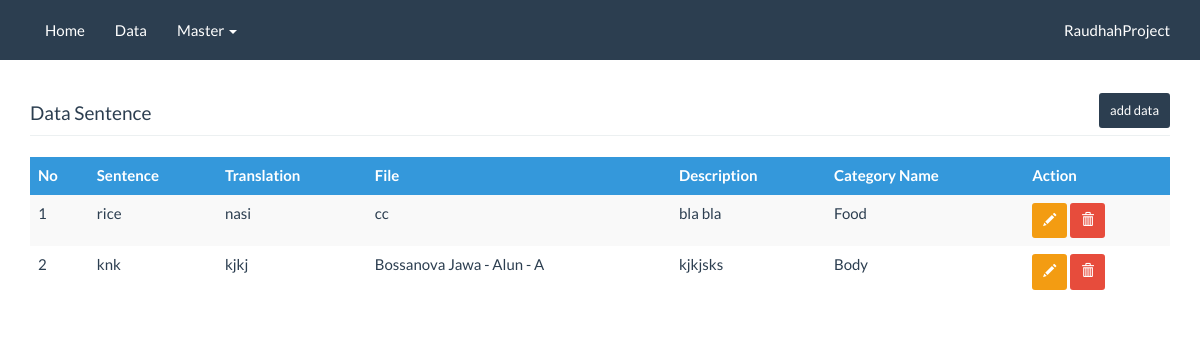
The app's page /sentence.php, older data.
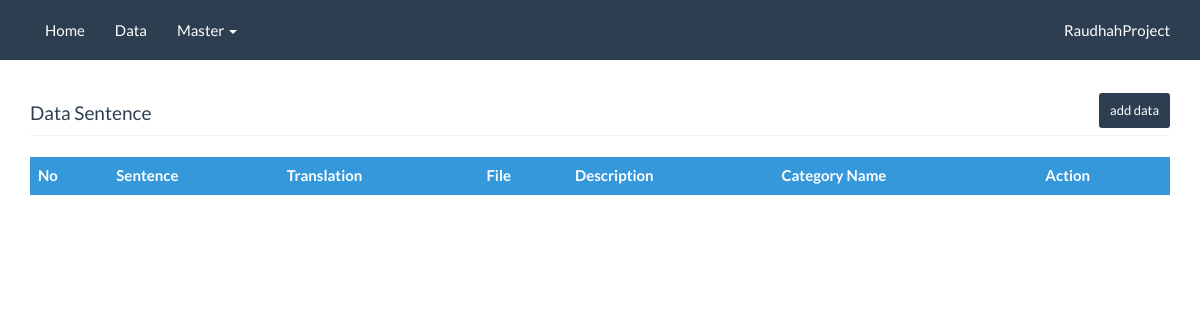
The same page, newer data.
### tables this page shows
CREATE TABLE `category` (
  `id` int(11) NOT NULL,
  `category_name` varchar(128) NOT NULL
);

CREATE TABLE `sentence` (
  `id` int(11) NOT NULL,
  `category` int(11) NOT NULL,
  `sentence` varchar(225) NOT NULL,
  `translation` varchar(225) NOT NULL,
  `file` varchar(225) NOT NULL,
  `description` tinytext NOT NULL
);

### pdo/class.db.php (called while the page is built, shortened)
<?php
class db extends PDO {
	private function cleanup($bind) {
		if(!is_array($bind)) {
			if(!empty($bind))
				$bind = array($bind);
			else
				$bind = array();
		}
		return $bind;
	}
	public function run($sql, $bind="") {
		$this->sql = trim($sql);
		$this->bind = $this->cleanup($bind);
		try {
			$pdostmt = $this->prepare($this->sql);
			if($pdostmt->execute($this->bind) !== false) {
				if(preg_match("/^(" . implode("|", array("select", "describe", "pragma")) . ") /i", $this->sql))
					return $pdostmt->fetchAll(PDO::FETCH_ASSOC);
				elseif(preg_match("/^(" . implode("|", array("delete", "insert", "update")) . ") /i", $this->sql))
					return $pdostmt->rowCount();
			}
		} catch (PDOException $e) {
			$this->error = $e->getMessage();
			$this->debug();
			return false;
		}
	}
}
?>

### sentence.php (the view, shortened to what this page needs)
<?php
include_once 'koneksi.php';
$sql = "select
					category.category_name,
					sentence.*
				from
					category join sentence
				on
					sentence.category = category.id";
$results = $db->run($sql);
 ?>
<?php include('_template/head.php'); ?>
<?php include('_template/menu.php'); ?>
 <div class="container">
		<div class="row">
		  <div class="col-lg-12">
		  	<div>
		  		&nbsp<br>
		  		&nbsp<br>
		  	</div>
		  	<div >
		  		<h4 class="pull-left">Data Sentence</h4>
					<a class="btn btn-primary btn-sm pull-right  " href="setence_add.php" style="margin-bottom: 5px">add data</a><br>
				</div>
		  	<hr>
		    <table id="datatable" class="table table-striped table-hover ">
					  <thead>
					    <tr class="info">
					      <th>No</th>
					      <th>Sentence</th>
					      <th>Translation</th>
					      <th>File</th>
					      <th>Description</th>
					      <th>Category Name</th>
					      <th>Action</th>
					    </tr>
					  </thead>
					  <tbody>
					  <?php
					  $no = 1;
					   foreach ($results as $key => $value) {?>
					    <tr>
					      <td><?php echo $no; ?></td>
					      <td><?php echo substr( $value['sentence'],0,25); ?></td>
					      <td><?php echo substr( $value['translation'],0,25); ?></td>
					      <td><?php echo substr( $value['file'],0,25); ?></td>
					      <td><?php echo substr( $value['description'],0,25); ?></td>
					      <td><?php echo substr( $value['category_name'],0,25); ?></td>
					      <td><a class="btn btn-warning btn-sm" href="sentence_edit.php?id=<?php echo $value['id']; ?>"><span class="glyphicon glyphicon-pencil "></span></a>  <a class="btn btn-danger btn-sm" href="sentence_delete.php?id=<?php echo $value['id']; ?>" onclick="return confirm('Are you sure you want to delete this item?');"><span class="glyphicon glyphicon-trash"></span></a></td>
					    </tr>
					   <?php $no++; } ?>
					  </tbody>
					</table>
		  </div>
		</div>
	</div>
<?php include('_template/foot.php'); ?>

Row changes from the older to the newer data that the page shows:
no longer on this page (row unchanged): category: sentence.sentence "rice", sentence.translation "nasi", sentence.file "cc", sentence.description "bla bla", category_name "Food"
removed category: sentence.sentence "knk", sentence.translation "kjkj", sentence.file "Bossanova Jawa - Alun - A", sentence.description "kjkjsks", category_name "Body"
